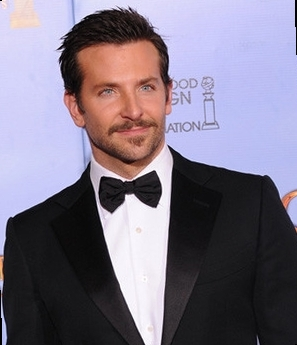
#> input picture lab2/data/2.jpg, 297 x 345 px
$ python canny.py
#> lines starting #> are read from the running program, lines starting #| are printed output that depends on the picture; after the words box and inside, x2 and y2 are one past the last pixel; in counts of white or black regions, pixels touching at a corner belong together
#> further down, img is the input picture: shape (345, 297, 3); mean B, G, R 133.6, 116.8, 124.6
import cv2
import numpy as np
import matplotlib.pyplot as plt


def convolve(img, kernel):
    h, w = img.shape
#> h = 345; w = 297
    k_size = kernel.shape[0]
    pad_one_side = (k_size - 1)//2
    h_pad = h + 2*pad_one_side
#> h_pad = 349
    w_pad = w + 2*pad_one_side
#> w_pad = 301

    img_pad = np.zeros((h_pad, w_pad))
    # print(img_pad.shape)
    # print(img.shape)
    # print(img_pad[pad_one_side : -pad_one_side, pad_one_side : -pad_one_side].shape)
    img_pad[pad_one_side : -pad_one_side, pad_one_side : -pad_one_side] = img
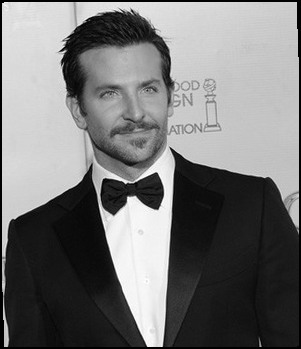
#> img_pad: shape (349, 301) float64; min 0, max 254, mean 118

    for i in range(img.shape[0]):
        for j in range(img.shape[1]):
            mat = img_pad[i : i + k_size, j : j + k_size]
            # print("mat = ", mat)
            img[i, j] = np.sum(np.multiply(mat, kernel))
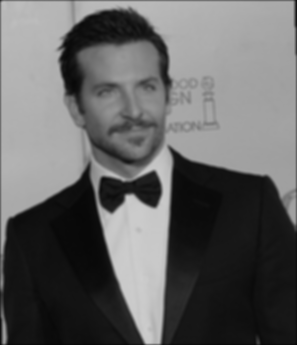
#> img: shape (345, 297); min 5, max 206, mean 99.2
#| <class 'numpy.uint8'>
#| (345, 297)

    return img


class Canny:
    def __init__(self, imgs, threshold1, threshold2, gaussian_sigma=1, gaussian_k_size=5, strong=255, weak=32):
        self.img_lst = imgs
        self.threshold1 =threshold1
        self.threshold2 = threshold2
        self.gaussian_sigma = gaussian_sigma
        self.gaussian_k_size = gaussian_k_size
        self.strong = strong
        self.weak = weak

    def gaussian_kernel(self, k_size=5, sigma=1):
        tmp = (k_size - 1) / 2
        x, y = np.mgrid[-tmp:tmp+1, -tmp:tmp+1]
        kernel =  1 / (2.0 * np.pi * sigma*sigma) * np.exp(-((x*x + y*y) / (2.0*sigma*sigma)))
        return kernel

    def gaussian_blur(self, img, k_size=5, sigma=1):
        kernel = self.gaussian_kernel(k_size, sigma)
        img_blur = convolve(img, kernel)
        return img_blur

    def sobel_edge(self, img):
        sx = np.array([[-1,0,1], [-2,0,2], [-1,0,1]])
        sy = np.array([[1,2,1], [0,0,0], [-1,-2,-1]])
        gradient_x = convolve(img, sx)
#> in convolve (call 2), `img_pad[pad_one_side : -pad_one_side, pad_one_side : -pad_one_side] = ..`:
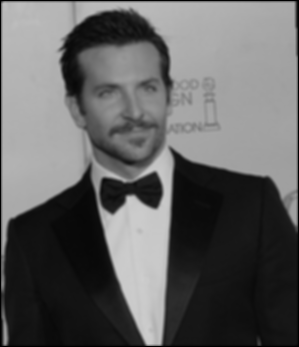
#> img_pad: shape (347, 299) float64; min 0, max 206, mean 97.9
#> after the loop in convolve (call 2), `for i in range(img.shape[0]):`:
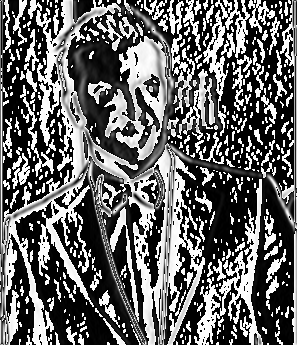
#> img: shape (345, 297); min 0, max 255, mean 102.4
        gradient_y = convolve(img, sy)
#> in convolve (call 3), `img_pad[pad_one_side : -pad_one_side, pad_one_side : -pad_one_side] = ..`:
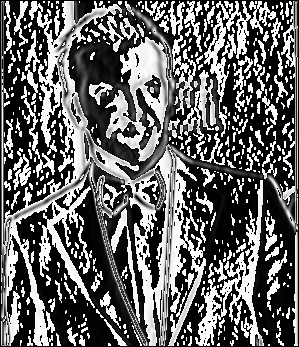
#> img_pad: shape (347, 299) float64; min 0, max 255, mean 101.1
#> after the loop in convolve (call 3), `for i in range(img.shape[0]):`:
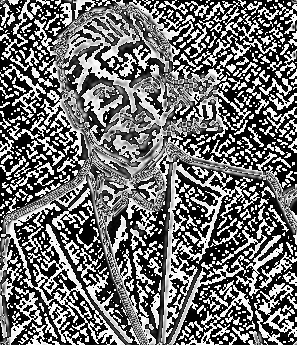
#> img: shape (345, 297); min 0, max 255, mean 112.2
        magnitude = np.hypot(gradient_x, gradient_y)
        magnitude = magnitude / magnitude.max() *255
        magnitude = magnitude.astype(np.uint8)
        theta = np.arctan2(gradient_y, gradient_x)
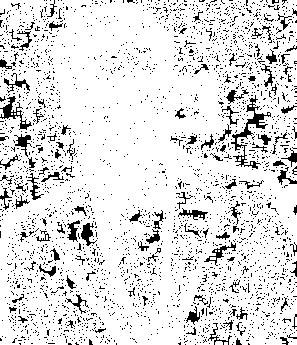
#> theta: shape (345, 297) float16; values 0 (black) and 0.785 (white), 88% white; black in thin lines or dots
        return magnitude, theta

    # [83 lines left out: functions non_max_suppression, hysteresis_thresholding, detect_edge, not called in this run]

img = cv2.imread("data/2.jpg")
img = cv2.cvtColor(img, cv2.COLOR_BGR2GRAY)
canny = Canny(img, threshold1= 200, threshold2= 100, gaussian_sigma=1, gaussian_k_size=5 )
output = canny.gaussian_blur(img, 5, 1.5)
print(type(output[0][0]))
print(output.shape)
output, theta = canny.sobel_edge(output)

print(type(output[0][0]))
#| <class 'numpy.uint8'>
# magnitude_nms = canny.non_max_suppression(output, theta)
plt.imshow(output, cmap="gray")
# cv2.waitKey(0)

$ run again, with lab2/data/4.jpg copied over lab2/data/2.jpg
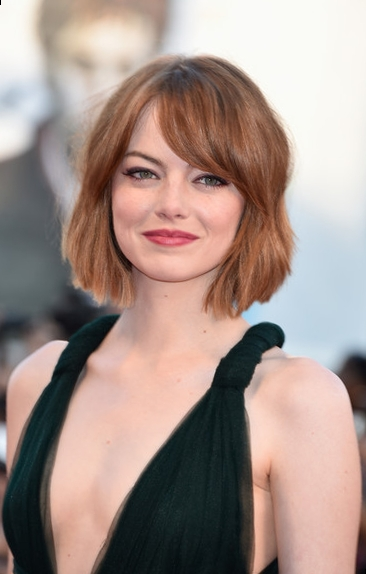
#> input picture lab2/data/4.jpg, 366 x 574 px
#> img is the input picture: shape (574, 366, 3); mean B, G, R 138.2, 145.5, 164.8
#| <class 'numpy.uint8'>
#| (574, 366)
#> img_pad: shape (576, 368) float64
#> after the loop in convolve (call 3), `for i in range(img.shape[0]):`:
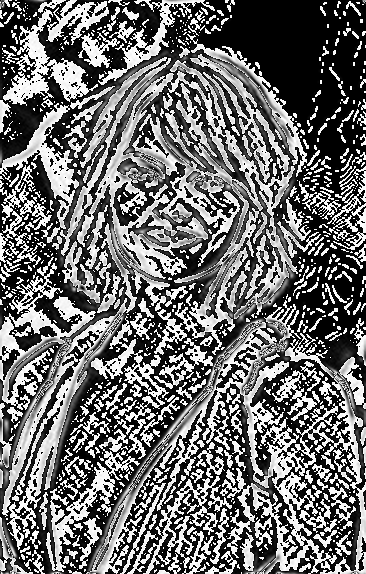
#> img: shape (574, 366); min 0, max 255, mean 109.4
#> in sobel_edge, `theta = np.arctan2(gradient_y, gradient_x)`:
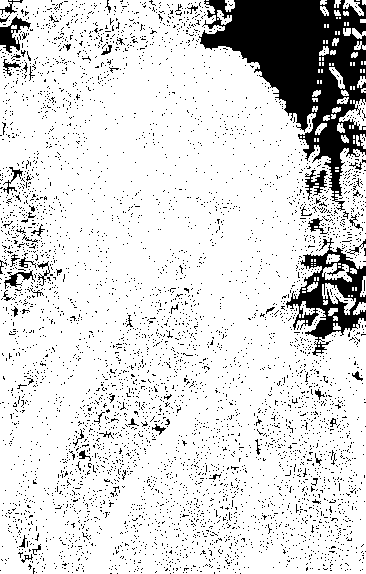
#> theta: shape (574, 366) float16; values 0 (black) and 0.785 (white), 85.7% white; 4983 black regions (4928 under 20 px), largest, box (x1, y1, x2, y2) and area: (199, 0, 366, 211) 14515, (286, 238, 366, 356) 3276, (0, 16, 31, 53) 463
#| <class 'numpy.uint8'>

$ run again, with lab2/data/flower.jpg copied over lab2/data/2.jpg
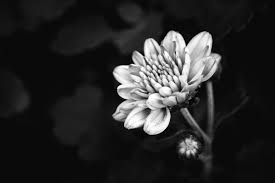
#> input picture lab2/data/flower.jpg, 275 x 183 px
#> img is the input picture: shape (183, 275, 3); min 0, max 255, mean 40.2
#| <class 'numpy.uint8'>
#| (183, 275)
#> img_pad: shape (185, 277) float64
#> after the loop in convolve (call 3), `for i in range(img.shape[0]):`:
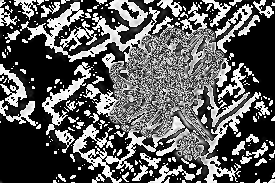
#> img: shape (183, 275); min 0, max 255, mean 93.1
#> in sobel_edge, `theta = np.arctan2(gradient_y, gradient_x)`:
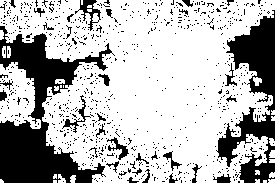
#> theta: shape (183, 275) float16; values 0 (black) and 0.785 (white), 71.3% white; 806 black regions (774 under 20 px), largest, box (x1, y1, x2, y2) and area: (0, 26, 115, 183) 6826, (216, 10, 275, 183) 4306, (75, 0, 101, 31) 250
#| <class 'numpy.uint8'>
